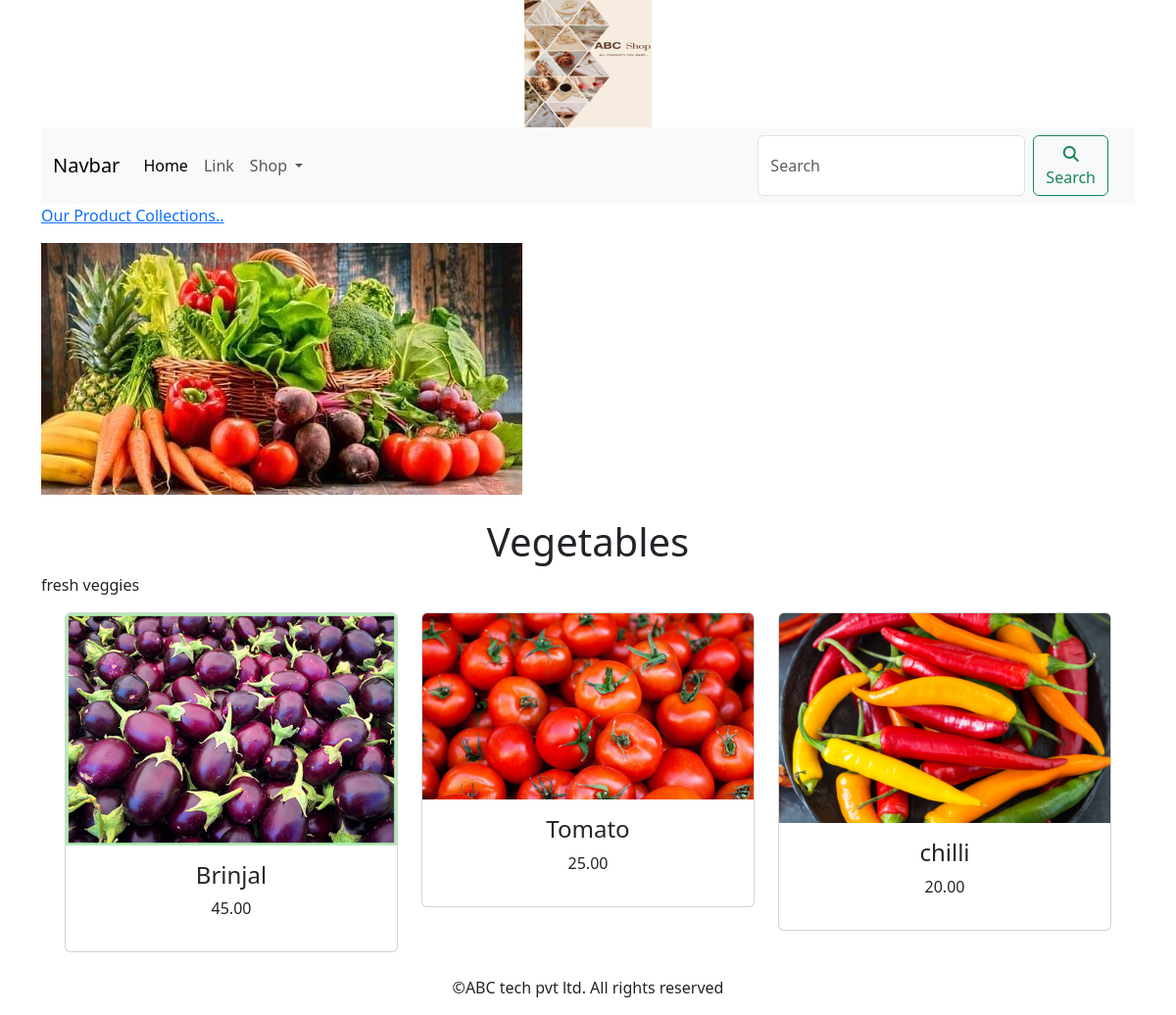
Page /vegetables/ on the committed database.
### shop/models.py (models this page shows, shortened)
class Category(models.Model):
    name=models.CharField(max_length=250,unique=True)
    slug=models.SlugField(max_length=250,unique=True)
    description=models.TextField(blank=True)
    image=models.ImageField(upload_to='category',blank=True)
    class Meta:
        ordering=('name',)
        verbose_name='category'
        verbose_name_plural='categories'
    def get_url(self):
        return reverse ('shop:products_by_category',args=[self.slug])

class Product(models.Model):
    name=models.CharField(max_length=250,unique=True)
    slug=models.SlugField(max_length=250,unique=True)
    description=models.TextField(blank=True)
    price=models.DecimalField(max_digits=10,decimal_places=2)
    category=models.ForeignKey(Category,on_delete=models.CASCADE)
    image=models.ImageField(upload_to='product',blank=True)
    stock=models.IntegerField()
    available=models.BooleanField(default=True)
    created=models.DateTimeField(auto_now_add=True)
    updated=models.DateTimeField(auto_now=True)
    def get_url(self):
        return reverse('shop:prodCatdetail',args=[self.category.slug,self.slug])
    class Meta:
        ordering=('name',)
        verbose_name='product'
        verbose_name_plural='products'

### shop/views.py (the view)
# urls.py: path('',views.allProdCat,name='allProdCat'),
def allProdCat(request,c_slug=None):
    c_page=None
    products_list=None
    if c_slug is not None:
        c_page=get_object_or_404(Category,slug=c_slug)
        products_list=Product.objects.all().filter(category=c_page,available=True)
    else:
        products_list=Product.objects.all().filter(available=True)
    paginator=Paginator(products_list,6)
    try:
        page=int(request.GET.get('page','1'))
    except:
        page=1
    try:
        products=paginator.page(page)
    except(EmptyPage,InvalidPage):
        products=paginator.page(paginator.num_pages)
    return render(request,"category.html",{'category':c_page,'products':products})

### cart/context_processors.py (called while the page is built)
def counter(request):
    item_count=0
    if 'admin' in request.path:
        return {}
    else:
        try:
            cart=Cart.objects.filter(cart_id=_cart_id(request))
            cart_items=CartItem.objects.all().filter(cart=cart[:1])
            for cart_item in cart_items:
                item_count += cart_item.quantity
        except Cart.DoesNotExist:
            item_count =0
    return dict(item_count=item_count)

### cart/views.py (called while the page is built)
def _cart_id(request):
    cart=request.session.session_key
    if not cart:
        cart=request.session.create()
    return cart

### shop/context_processors.py (called while the page is built)
def menu_links(request):
    links=Category.objects.all()
    return dict(links=links)

### template/category.html (shortened to what this page needs)
{% extends 'base.html' %}
{% load static %}
{% block content %}
{% if category %}
    <div>
       <div class="row my_row_class">
           <div class="mx-auto">
           <p><a href="{% url 'shop:allProdCat' %}">Our Product Collections..</a></p>
           </div>
       </div>
    </div>
{% endif %}
     <div class="mx-auto">
     {% if category %}
         <img class="my_image" src="{{category.image.url}}" alt="{{category.name}}">
     </div><br>
     <div>
         <h1 class="text-center my_title">{{category.name}}</h1>
         <p class="text-justify"> {{category.description}}</p>
     </div>
     {% endif %}
<div class="container">
     <div class="row mx-auto">
          {% for product in products.object_list %}
          <div class="my_bottom_margin col-9 col-sm-12 col-md-4 col-lg-4">
               <div class="card text-center" style="min-wid:18rem;">
                    <a href="{{product.get_url}}"><img class="card-img-top my_image" src="{{product.image.url}}" alt="{{product.name}}"></a>
                   <div class="card-body">
                       <h4>{{product.name}}</h4>
                       <p>{{product.price}}</p>
                   </div>
               </div>
          </div>
         {% endfor %}
     </div>
    <br>
</div>
{% endblock %}

### rows in the picture
Category: image (picture), name "Vegetables", description "fresh veggies"
Product: image (picture), name "Brinjal", price "45.00"
Product: image (picture), name "Tomato", price "25.00"
Product: image (picture), name "chilli", price "20.00"
